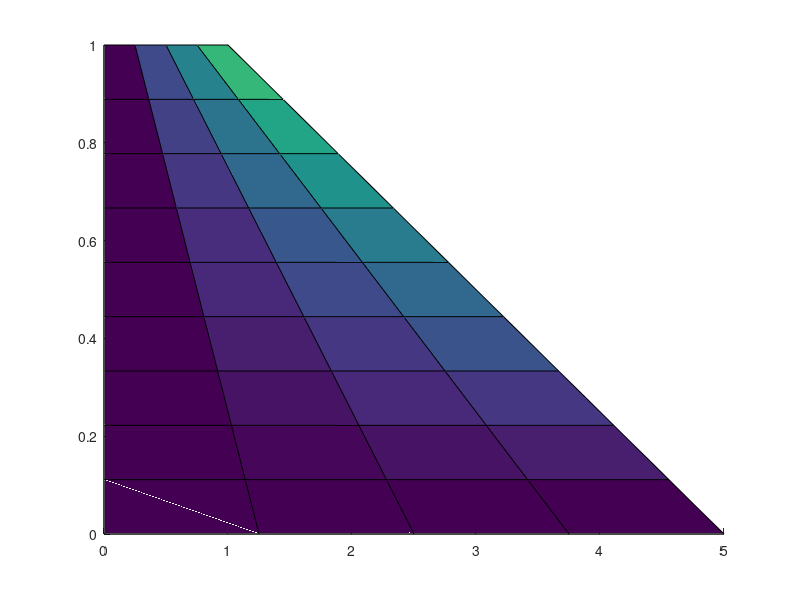

This chart was generated by the following MATLAB code: (Note: this script raises an error after producing the figure.)

% This code draws a bilinear surface.
close all;
clear all;

p00 = [0 0 0];
p10 = [5 0 0];
p01 = [0 1 0];
p11 = [1 1 1];
P = [p00 
    p01;  % v first, from 1 to n
     p10 
     p11];
nu=5;  % nu points in u direction
nv=10;  % nv points in v direction
m = 2;
n = 2;
% Each row of P' contains (n times m) x-, y- or z-coordinates 
% P is of dimension 4*3 and P' of 3*4. We want to change 4 into n*m=2*2.
Ps = reshape(P',[size(P,2),n,m]);
for(i = 1:nu)
    for(j=1:nv)
        u = (i-1)/(nu-1);
        v = (j-1)/(nv-1);
        % reshape(Ps(1,:,:),  n,m)': convert Ps(1,:,:) of dimension (1 times n times m)
        % into a matrix of dimension (m times n)
        Xs(i,j) = [1-u u]*reshape(Ps(1,:,:),  n,m)'*[1-v v]';
        Ys(i,j) = [1-u u]*reshape(Ps(2,:,:),  n,m)'*[1-v v]';
        Zs(i,j) = [1-u u]*reshape(Ps(3,:,:),  n,m)'*[1-v v]';
    end
end

hold on;
%mesh(Xs,Ys,Zs);  
h = surf(Xs,Ys,Zs);
h.FaceColor = [0.5 0.5 0.5];
h.EdgeColor = 'interp';
h.LineStyle = '-'; %'none';
plot3(P(:,1), P(:,2),P(:,3),'o',...
                    'MarkerEdgeColor','r',...
                    'MarkerFaceColor','r',...
                     'MarkerSize',10)
view(3);


%% draw constant U -curves
u=0.63;
nv = 20;
for(j=1:nv)
    v = (j-1)/(nv-1);
    % reshape(Ps(1,:,:),  n,m)': convert Ps(1,:,:) of dimension (1 times n times m)
    % into a matrix of dimension (m times n)
    uXs(j) = [1-u u]*reshape(Ps(1,:,:),  n,m)'*[1-v v]';
    uYs(j) = [1-u u]*reshape(Ps(2,:,:),  n,m)'*[1-v v]';
    uZs(j) = [1-u u]*reshape(Ps(3,:,:),  n,m)'*[1-v v]';
end
plot3(uXs, uYs,uZs,'-b',...
                    'linewidth',2);

%% draw constant V -curves
v=0.3;nu = 20;
for(i=1:nv)
    u = (i-1)/(nu-1);
    % reshape(Ps(1,:,:),  n,m)': convert Ps(1,:,:) of dimension (1 times n times m)
    % into a matrix of dimension (m times n)
    vXs(i) = [1-u u]*reshape(Ps(1,:,:),  n,m)'*[1-v v]';
    vYs(i) = [1-u u]*reshape(Ps(2,:,:),  n,m)'*[1-v v]';
    vZs(i) = [1-u u]*reshape(Ps(3,:,:),  n,m)'*[1-v v]';
end
plot3(vXs, vYs,vZs,'-g',...
                    'linewidth',2);


    
xlabel('x');
ylabel('y');
zlabel('z');
axis off;
title('Bilinear surface')
axis off;
%print('-dpdf','-painters','bilinear.pdf')
